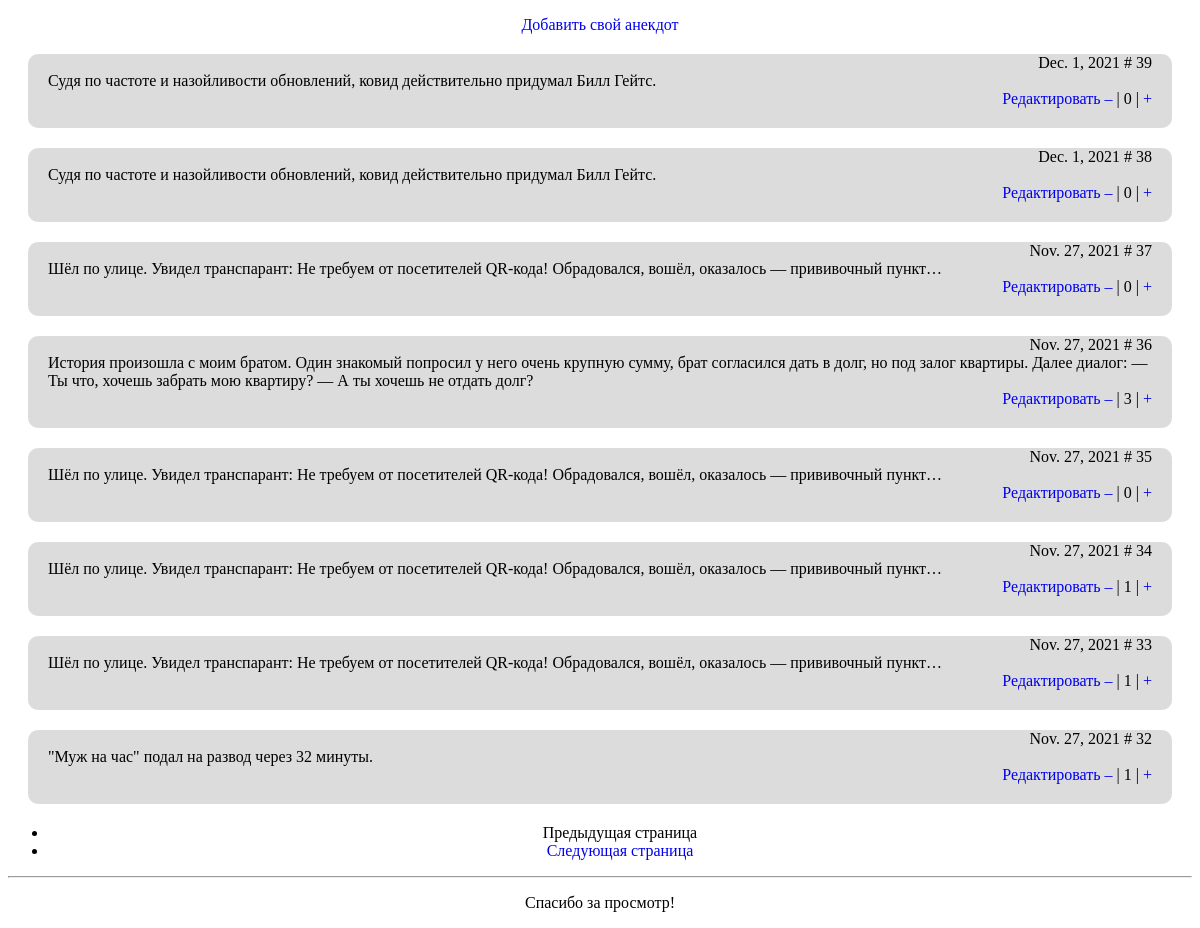
The app's page /, older data.
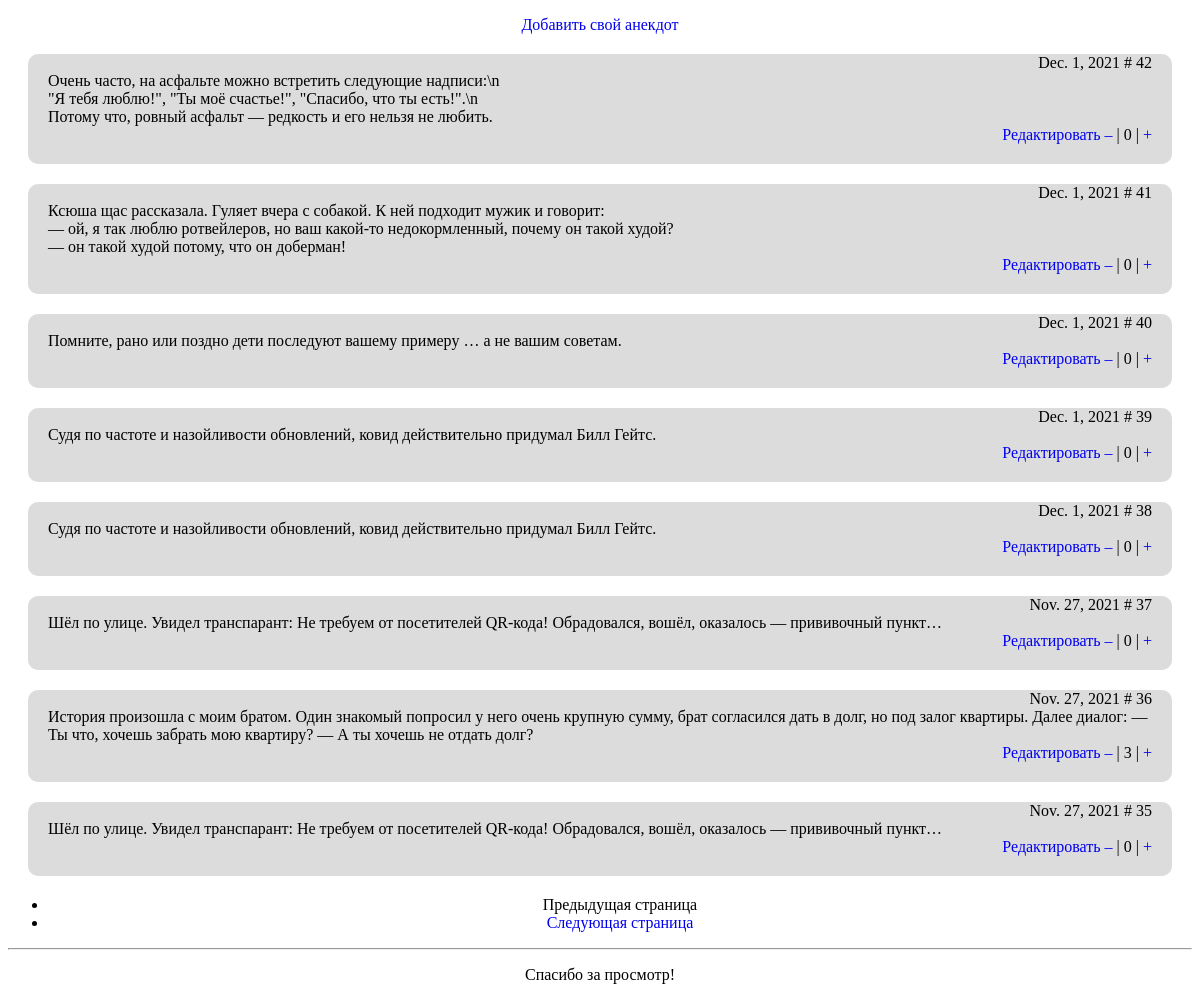
The same page, newer data.
### blog/models.py (models this page shows, shortened)
class Jokes(models.Model):
    joke_text = models.TextField(
        verbose_name = "Текст шутки", max_length = 500
        )
    joke_rating = models.IntegerField(default = random.randint(1, 10))
    date_of_creation = models.DateTimeField(auto_now_add=True)

### blog/views.py (the view)
# urls.py: path('', views.index, name='index'),
def index(request):
    jokes_list = Jokes.objects.all().order_by("-id")
    paginator = Paginator(jokes_list, 8)
    page = request.GET.get('page')
    try:
        jokes_pages = paginator.page(page)
    except PageNotAnInteger:
        jokes_pages = paginator.page(1)
    template = loader.get_template('blog/index.html')
    context = {
        'jokes_pages': jokes_pages,
    }
    return HttpResponse(template.render(context, request))

### blog/templates/blog/index.html
{% extends "blog/base.html" %}
{% block content %}
<p class="center">
    <a href="{% url 'add_a_joke' %}">Добавить свой анекдот</a>
</p>
    {% if jokes_pages %}
        {% for joke in jokes_pages %}
            <div class="container">
                <div class="right-align">
                    {{ joke.date_of_creation.date }} # {{joke.id}}
                </div>
                <div>{{joke.joke_text|linebreaksbr }}</div>
                <div class="right-align">
                    <a href="{% url 'joke_update' joke.id %}">
                        Редактировать
                    </a>
                    <a href="pass" shape="None">&#8211</a>
                     | {{joke.joke_rating}} |
                     <a href="pass">+</a>
                </div>
            </div>
        {% endfor %}
        <ul class = "center">
            {% if jokes_pages.has_previous %}
                <li>
                    <a href = "?page={{ jokes_pages.previous_page_number }}">
                        Предыдущая страница
                    </a>
                </li>
                {% else %}
                <li>
                    <a title = "Предыдущей страницы нет">
                        Предыдущая страница
                    </a>
                </li>
                {% endif %}
            {% if jokes_pages.has_next %}
                <li>
                    <a href = "?page={{ jokes_pages.next_page_number }}">
                        Следующая страница
                    </a>
                </li>
                {% else %}
                <li>
                    <a title = "Следующей страницы нет">
                        Следующая страница
                    </a>
                </li>
                {% endif %}
        </ul>
    {% else %}
        <p>В базе данных нет анекдотов</p>
    {% endif %}
{% endblock %}

Row changes from the older to the newer data that the page shows:
no longer on this page (row unchanged): Jokes: date_of_creation "Nov. 27, 2021", id "34", joke_text "Шёл по улице. Увидел транспарант: Не требуем от посетителей QR-кода! Обрадовался, вошёл, оказалось — прививочный пункт…", joke_rating "1"
no longer on this page (row unchanged): Jokes: date_of_creation "Nov. 27, 2021", id "33", joke_text "Шёл по улице. Увидел транспарант: Не требуем от посетителей QR-кода! Обрадовался, вошёл, оказалось — прививочный пункт…", joke_rating "1"
no longer on this page (row unchanged): Jokes: date_of_creation "Nov. 27, 2021", id "32", joke_text "\"Муж на час\" подал на развод через 32 минуты.", joke_rating "1"
added Jokes: date_of_creation "Dec. 1, 2021", id "42", joke_text "Очень часто, на асфальте можно встретить следующие надписи:\\n \"Я тебя люблю!\", \"Ты моё счастье!\", \"Спасибо, что ты есть!\".\\n Потому что, ровный асфальт — редкость и его нельзя не любить.", joke_rating "0"
added Jokes: date_of_creation "Dec. 1, 2021", id "41", joke_text "Ксюша щас рассказала. Гуляет вчера с собакой. К ней подходит мужик и говорит: — ой, я так люблю ротвейлеров, но ваш какой-то недокормленный, почему он такой худой? — он такой худой потому, что он доберман!", joke_rating "0"
added Jokes: date_of_creation "Dec. 1, 2021", id "40", joke_text "Помните, рано или поздно дети последуют вашему примеру … а не вашим советам.", joke_rating "0"
